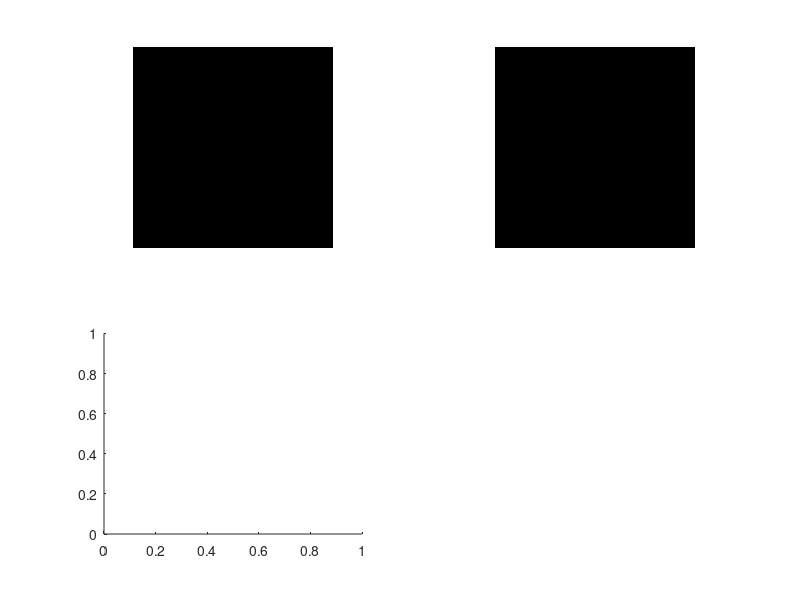

Write MATLAB code to recreate this figure. (Note: this script raises an error after producing the figure.)
% A=magic(255);
% tic
% F1=fft2(A);
% t1=toc
% 
% tic
% F2=dft2(A);
% t2=toc
% 
% tic
% I1=ifft2(F1);
% t3=toc
% 
% tic
% I2=idft2(F2);
% t4=toc
% 
% immse(I1,A)
% immse(I2,A)
clear
clc

K=[1 5;4 7]
K1=[K zeros(2,6);zeros(6,8)];
F=fft2(K1);
F1=fft2(K,8,8);
F-F1

subplot(221)
imshow(I)
subplot(222)
imshow(I,gray(256))
subplot(223)
imshow(y,gray(256))
subplot(224)
imshow(ewx,gray(256))
